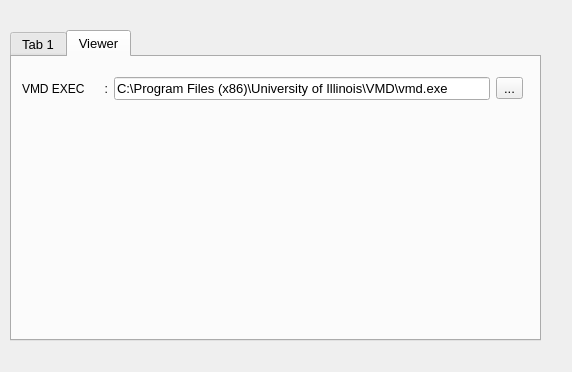
<?xml version="1.0" encoding="UTF-8"?>
<ui version="4.0">
 <class>FormSetting</class>
 <widget class="QWidget" name="FormSetting">
  <property name="geometry">
   <rect>
    <x>0</x>
    <y>0</y>
    <width>572</width>
    <height>372</height>
   </rect>
  </property>
  <property name="windowTitle">
   <string>Setting</string>
  </property>
  <widget class="QTabWidget" name="tabWidget">
   <property name="geometry">
    <rect>
     <x>10</x>
     <y>30</y>
     <width>531</width>
     <height>311</height>
    </rect>
   </property>
   <property name="sizePolicy">
    <sizepolicy hsizetype="Fixed" vsizetype="Fixed">
     <horstretch>0</horstretch>
     <verstretch>0</verstretch>
    </sizepolicy>
   </property>
   <property name="font">
    <font>
     <pointsize>10</pointsize>
    </font>
   </property>
   <property name="currentIndex">
    <number>1</number>
   </property>
   <widget class="QWidget" name="tab">
    <attribute name="title">
     <string>Tab 1</string>
    </attribute>
   </widget>
   <widget class="QWidget" name="tab_viewer">
    <attribute name="title">
     <string>Viewer</string>
    </attribute>
    <widget class="QWidget" name="">
     <property name="geometry">
      <rect>
       <x>10</x>
       <y>20</y>
       <width>501</width>
       <height>24</height>
      </rect>
     </property>
     <layout class="QGridLayout" name="gridLayout">
      <item row="0" column="0">
       <widget class="QLabel" name="label">
        <property name="font">
         <font>
          <pointsize>9</pointsize>
         </font>
        </property>
        <property name="text">
         <string>VMD EXEC      :</string>
        </property>
       </widget>
      </item>
      <item row="0" column="1">
       <widget class="QLineEdit" name="VMDPath_lineEdit">
        <property name="text">
         <string>C:\Program Files (x86)\University of Illinois\VMD\vmd.exe</string>
        </property>
       </widget>
      </item>
      <item row="0" column="2">
       <widget class="QToolButton" name="VMDPath_toolButton">
        <property name="text">
         <string>...</string>
        </property>
       </widget>
      </item>
     </layout>
    </widget>
   </widget>
  </widget>
 </widget>
 <resources/>
 <connections/>
</ui>
